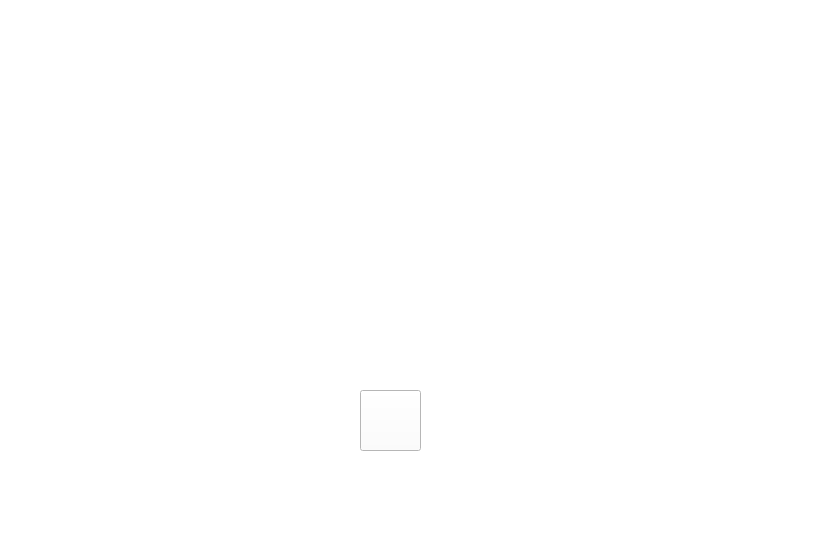
<?xml version="1.0" encoding="UTF-8"?>
<ui version="4.0">
 <class>HELLO</class>
 <widget class="QMainWindow" name="HELLO">
  <property name="geometry">
   <rect>
    <x>0</x>
    <y>0</y>
    <width>830</width>
    <height>553</height>
   </rect>
  </property>
  <property name="minimumSize">
   <size>
    <width>830</width>
    <height>553</height>
   </size>
  </property>
  <property name="maximumSize">
   <size>
    <width>830</width>
    <height>553</height>
   </size>
  </property>
  <property name="windowTitle">
   <string>MainWindow</string>
  </property>
  <property name="styleSheet">
   <string notr="true">background-color: rgb(255, 255, 255);
</string>
  </property>
  <widget class="QWidget" name="centralwidget">
   <widget class="QLabel" name="label">
    <property name="geometry">
     <rect>
      <x>0</x>
      <y>-60</y>
      <width>831</width>
      <height>411</height>
     </rect>
    </property>
    <property name="styleSheet">
     <string notr="true">border-image: url(:/img/hello/611B59D42B8BC18E135C63D521C44609.png);
</string>
    </property>
    <property name="text">
     <string/>
    </property>
   </widget>
   <widget class="QLabel" name="label_2">
    <property name="geometry">
     <rect>
      <x>260</x>
      <y>220</y>
      <width>341</width>
      <height>171</height>
     </rect>
    </property>
    <property name="styleSheet">
     <string notr="true">border-image: url(:/img/hello/ok.png);</string>
    </property>
    <property name="text">
     <string/>
    </property>
   </widget>
   <widget class="QPushButton" name="pushButton">
    <property name="geometry">
     <rect>
      <x>360</x>
      <y>390</y>
      <width>61</width>
      <height>61</height>
     </rect>
    </property>
    <property name="styleSheet">
     <string notr="true">border-image: url(:/img/hello/19-07-19-15-55-08.gif);</string>
    </property>
    <property name="text">
     <string/>
    </property>
   </widget>
  </widget>
  <widget class="QStatusBar" name="statusbar"/>
 </widget>
 <resources/>
 <connections/>
</ui>
